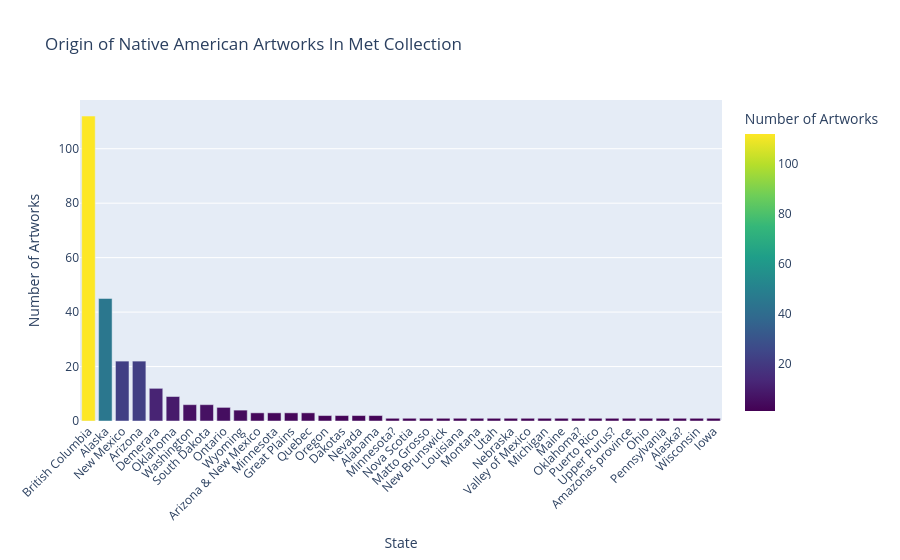

The cell this chart's notebook holds for it:
### Code cell
state_counts = native_with_state_filtered["state"].value_counts().reset_index()

state_counts.columns = ["state", "artwork_count"]

# Create bar graph
fig = px.bar(
    state_counts,
    x="state",
    y="artwork_count",
    title="Origin of Native American Artworks In Met Collection",
    labels={
        "state": "State",
        "artwork_count": "Number of Artworks"
    },
    color="artwork_count",
    color_continuous_scale="Viridis"
)

fig.update_layout(
    autosize=True,
    width=None,
    xaxis_title="State",
    yaxis_title="Number of Artworks",
    xaxis_tickangle=-45,
    xaxis={"categoryorder": "total descending"}
)

fig.show()

### Figure 1 — Plotly figure (JSON) as saved in the notebook; plotly's stock layout.template omitted (floating-point values rounded to 4 significant figures)
{"data": [{"hovertemplate": "State=%{x}<br>Number of Artworks=%{marker.color}<extra></extra>", "legendgroup": "", "marker": {"color": [112, 45, 22, 22, 12, 9, 6, 6, 5, 4, 3, 3, 3, 3, 2, 2, 2, 2, 1, 1, 1, 1, 1, 1, 1, 1, 1, 1, 1, 1, 1, 1, 1, 1, 1, 1, 1, 1], "coloraxis": "coloraxis", "pattern": {"shape": ""}}, "name": "", "orientation": "v", "showlegend": false, "textposition": "auto", "type": "bar", "x": ["British Columbia", "Alaska", "New Mexico", "Arizona", "Demerara", "Oklahoma", "Washington", "South Dakota", "Ontario", "Wyoming", "Arizona & New Mexico", "Minnesota", "Great Plains", "Quebec", "Oregon", "Dakotas", "Nevada", "Alabama", "Minnesota?", "Nova Scotia", "Matto Grosso", "New Brunswick", "Louisiana", "Montana", "Utah", "Nebraska", "Valley of Mexico", "Michigan", "Maine", "Oklahoma?", "Puerto Rico", "Upper Purus?", "Amazonas province", "Ohio", "Pennsylvania", "Alaska?", "Wisconsin", "Iowa"], "xaxis": "x", "y": [112, 45, 22, 22, 12, 9, 6, 6, 5, 4, 3, 3, 3, 3, 2, 2, 2, 2, 1, 1, 1, 1, 1, 1, 1, 1, 1, 1, 1, 1, 1, 1, 1, 1, 1, 1, 1, 1], "yaxis": "y"}], "layout": {"autosize": true, "barmode": "relative", "coloraxis": {"autocolorscale": false, "colorbar": {"title": {"text": "Number of Artworks"}}, "colorscale": [[0, "#440154"], [0.1111, "#482878"], [0.2222, "#3e4989"], [0.3333, "#31688e"], [0.4444, "#26828e"], [0.5556, "#1f9e89"], [0.6667, "#35b779"], [0.7778, "#6ece58"], [0.8889, "#b5de2b"], [1, "#fde725"]]}, "legend": {"tracegroupgap": 0}, "title": {"text": "Origin of Native American Artworks In Met Collection"}, "xaxis": {"anchor": "y", "categoryorder": "total descending", "domain": [0, 1], "tickangle": -45, "title": {"text": "State"}}, "yaxis": {"anchor": "x", "domain": [0, 1], "title": {"text": "Number of Artworks"}}}}
